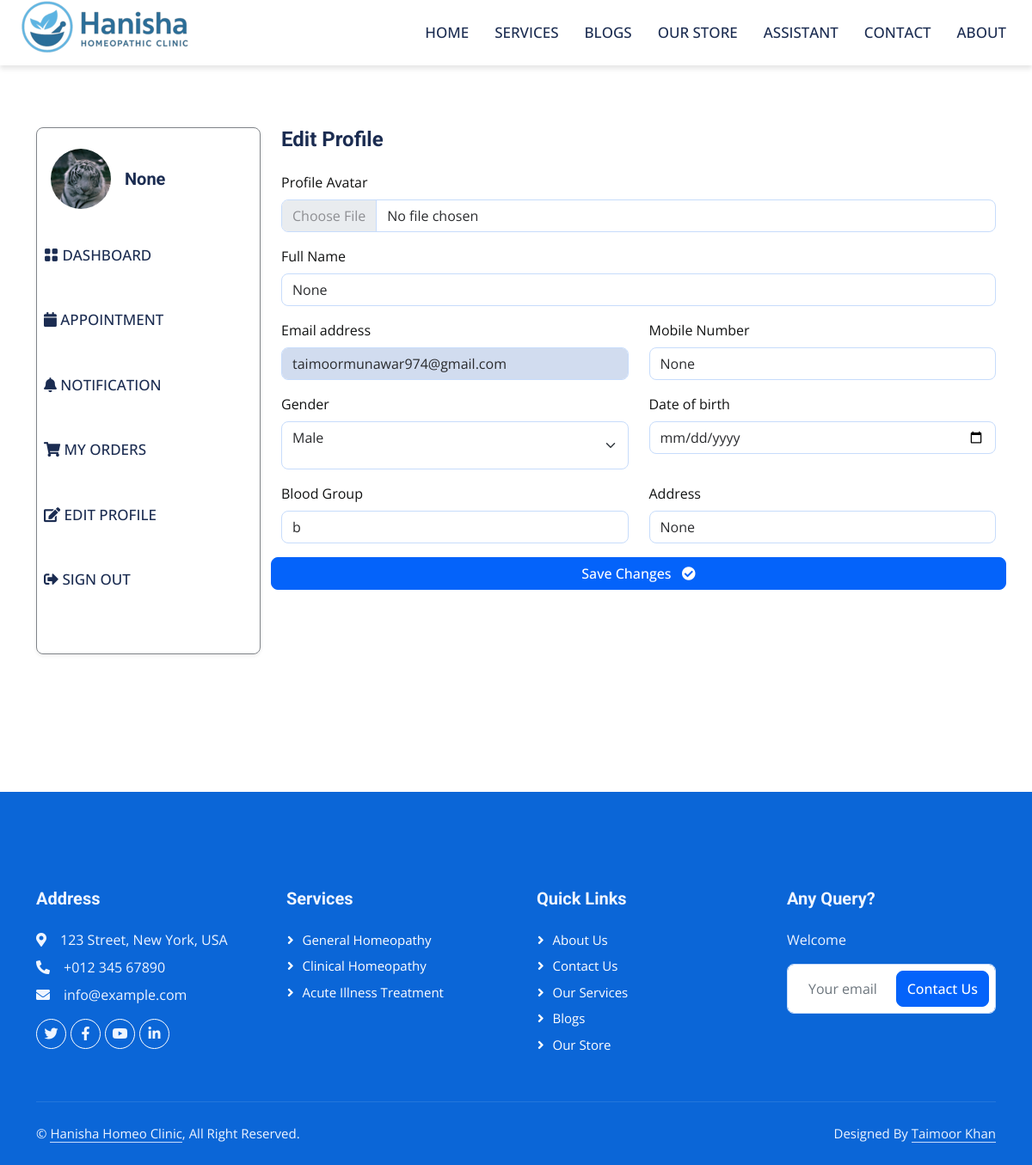
The page /patient/profile/ (signed in) on the database its author committed.
### userauths/models.py (models this page shows, shortened)
class User(AbstractUser):
    email = models.EmailField(unique=True)
    username = models.CharField(max_length=100, null=True, blank=True)
    user_type = models.CharField(max_length=50, choices=USER_TYPE, null=True, blank=True, default=None)
    USERNAME_FIELD = "email"
    REQUIRED_FIELDS = ['username']

### patient/models.py (models this page shows, shortened)
class Patient(models.Model):
    user = models.OneToOneField(userauths_models.User, on_delete=models.CASCADE)
    image = models.FileField(upload_to="images", null=True, blank=True)
    full_name = models.CharField(max_length=100, null=True, blank=True)
    email = models.CharField(max_length=100, null=True, blank=True)
    mobile = models.CharField(max_length=100, null=True, blank=True)
    address = models.CharField(max_length=100, null=True, blank=True)
    gender = models.CharField(max_length=100, null=True, blank=True)
    dob = models.DateField(default=timezone.now, null=True, blank=True)
    blood_group = models.CharField(max_length=100, null=True, blank=True)
    created_at = models.DateTimeField(default=timezone.now)

### patient/views.py (the view, shortened to what this page needs)
# urls.py: path("profile/", views.profile, name="profile"),
@login_required
def profile(request):
    patient = patient_models.Patient.objects.get(user=request.user)
    if patient.dob:
       formatted_dob = patient.dob.strftime("%Y-%m-%d")
    else:
       formatted_dob = "N/A"
    context = {
        "patient": patient,
        "formatted_dob": formatted_dob,
    }
    return render(request, "patient/profile.html", context)

### templates/patient/profile.html (shortened to what this page needs)
{% extends "base/base.html" %}
{% block content %}
<section class="pt-5 pb-5">
    <div class="container">
        <div class="row mt-0 mt-md-4">
            {% include 'patient/sidebar.html' %}
            <div class="col-lg-9 col-md-8 col-12">
                <h4 class="mb-0 mb-4 fw-bold">Edit Profile</h4>
                <form class="row" method="POST" enctype="multipart/form-data">
                    <div class="col-lg-12 mb-3">
                        <label class="form-label">Profile Avatar</label>
                        <input type="file" class="form-control" name="image" />
                    </div>
                    <div class="col-lg-12 mb-3">
                        <label class="form-label">Full Name</label>
                        <input type="text" name="full_name" value="{{patient.full_name}}" class="form-control" />
                    </div>
                    <div class="col-lg-6 mb-3">
                        <label class="form-label">Email address</label>
                        <input type="email" name="email" value="{{patient.email}}" readonly class="form-control bg-light" />
                    </div>
                    <div class="col-lg-6 mb-3">
                        <label class="form-label">Mobile Number</label>
                        <input type="text" name="mobile" value="{{patient.mobile}}" class="form-control" />
                    </div>
                    <div class="col-lg-6 mb-3">
                        <label for="name" class="mb-2">Gender</label>
                        <select name="gender" id="" class="form-select pb-4">
                            <option  {% if patient.gender == "Male" %} selected {% endif %}value="Male">Male</option>
                        </select>
                    </div>
                    <div class="col-lg-6 mb-3">
                        <label class="form-label">Date of birth</label>
                        <input type="date" name="dob" value="{{formatted_dob}}" class="form-control" />
                    </div>
                    <div class="col-lg-6 mb-3">
                        <label class="form-label">Blood Group</label>
                        <input type="text" name="blood_group" value="{{patient.blood_group}}" class="form-control" />
                    </div>
                    <div class="col-lg-6 mb-3">
                        <label class="form-label">Address</label>
                        <input type="text" name="address" value="{{patient.address}}" class="form-control" />
                    </div>
                    <button type="submit" class="btn btn-success pr">Save Changes <i class="fas fa-check-circle ms-2"></i></button>
                </form>
            </div>
        </div>
    </div>
</section>
{% endblock content %}

### templates/patient/sidebar.html (shortened to what this page needs)
<div class="col-lg-3 col-md-4 col-12">
  <nav class="navbar navbar-expand-md shadow-sm mb-4 mb-lg-0 sidenav border rounded">
    <div class="collapse navbar-collapse p-3" id="sidenav">
      <div class="navbar-nav flex-column">
        <div class="d-flex align-items-center mb-3">
          {% if request.user.patient.image %}
            <img src="{{request.user.patient.image.url}}" alt="avatar" class="rounded-circle avatar-xl" style="width: 70px; height: 70px; object-fit: cover" />
          {% endif %}
          <div class="ms-3">
            <h5 class="mb-0 fw-bold">{{ request.user.patient.full_name }}</h5>
          </div>
        </div>
        <ul class="list-unstyled ms-n2 mb-4">
          <li class="nav-item">
            <a class="dropdown-item nav-link" href="{% url 'patient:dashboard' %}"><i class="bi bi-grid-fill"></i> Dashboard</a>
          </li>
          <li class="nav-item">
            <a class="dropdown-item nav-link" href="{% url 'patient:appointments' %}"><i class="fas fa-calendar"></i> Appointment</a>
          </li>
          <li class="nav-item">
            <a class="dropdown-item nav-link" href="{% url 'patient:notifications' %}"><i class="fas fa-bell"></i> Notification</a>
          </li>
          <li class="nav-item">
            <a class="dropdown-item nav-link" href="{% url 'patient:orders' %}"><i class="fas fa-shopping-cart"></i> My Orders</a>
          </li>
          <li class="nav-item">
            <a class="nav-link" href="{% url 'patient:profile' %}"><i class="fas fa-edit"></i> Edit Profile</a>
          </li>
          <li class="nav-item">
            <a class="nav-link" href="{% url 'userauths:sign-out' %}"><i class="fas fa-sign-out-alt"></i> Sign Out</a>
          </li>
        </ul>
      </div>
    </div>
  </nav>
</div>

### static/css/style.css (style rules this page uses)
:root { --primary: #0463FA; --light: #EFF5FF; --dark: #1B2C51; }
.fw-bold { font-weight: 700 !important; }
.btn { font-weight: 500; transition: .5s; }
.navbar .navbar-nav .nav-link { margin-right: 30px; padding: 25px 0; color: #FFFFFF; font-size: 15px; font-weight: 500; text-transform: uppercase; outline: none; }
.navbar .navbar-nav .nav-link { color: var(--dark); font-weight: 500; }
.pr { color: #fff; background-color: #0463fa; border-color: #0463fa; }
body { background-color: white; }
.navbar .navbar-nav .nav-link { font-size: 17px; }

### rows shown on the page
User: user.patient.image (picture), user.patient.full_name "None"
Patient: full_name "None", email "taimoormunawar974@gmail.com", mobile "None", blood_group "b", address "None"
